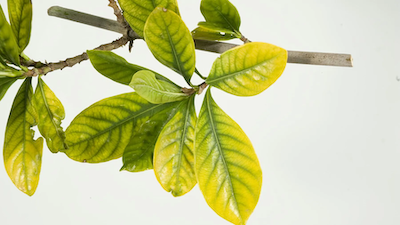
#> input picture app_video_input/plant_leaves.png, 400 x 225 px
$ python multicrop.py
#> lines starting #> are read from the running program, lines starting #| are printed output that depends on the picture; after the words box and inside, x2 and y2 are one past the last pixel; in counts of white or black regions, pixels touching at a corner belong together
import cv2
import numpy as np

# Load the image
image = cv2.imread('plant_leaves.png')
#> image is the input picture: shape (225, 400, 3); mean B, G, R 149.2, 203, 200.3

# Convert the image to grayscale
gray = cv2.cvtColor(image, cv2.COLOR_BGR2GRAY)
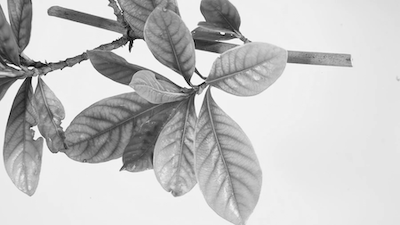
#> gray: shape (225, 400); min 0, max 254, mean 196.1

# Apply thresholding to create a binary image
_, thresh = cv2.threshold(gray, 0, 255, cv2.THRESH_BINARY_INV + cv2.THRESH_OTSU)
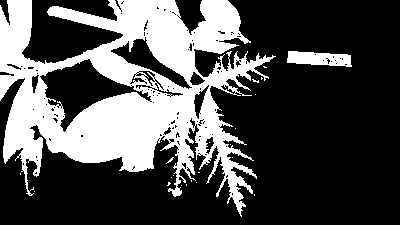
#> thresh: shape (225, 400); 31% white; 23 white regions (21 under 20 px)

# Find contours in the binary image
contours, _ = cv2.findContours(thresh, cv2.RETR_EXTERNAL, cv2.CHAIN_APPROX_SIMPLE)
#> contours = 22 contours, 20 with area under 20; largest, box (x1, y1, x2, y2) and area: (0, 0, 276, 217) 30888, (287, 51, 352, 67) 696

# Iterate through each contour
for i, contour in enumerate(contours):
    # Get the bounding box of the contour
    x, y, w, h = cv2.boundingRect(contour)

    # Crop the leaf from the original image
    leaf = image[y:y+h, x:x+w]

    # Save each leaf as a separate image
    cv2.imwrite(f'leaf_{i}.jpg', leaf)
#> this loop made 22 passes
#> (x, y, w, h, leaf) on passes 2, 3, 5, 8, 9, 12, 14, 15, 16, 17: (34, 191, 1, 1, [[0, 191, 202]]), (181, 185, 1, 1, [[4, 193, 190]]), (196, 182, 1, 1, [[0, 185, 204]]), (171, 177, 1, 1, [[39, 190, 196]]), (173, 175, 1, 1, [[0, 191, 193]]), (232, 157, 1, 1, [[20, 193, 198]]), (230, 144, 1, 1, [[15, 192, 197]]), (161, 141, 1, 1, [[46, 187, 193]]), (235, 128, 1, 1, [[12, 193, 202]]), (255, 94, 1, 1, [[0, 193, 201]])
#> (x, y, w, h) on passes 6, 13, 18, 20, 21, 22: (167, 182, 4, 4), (166, 157, 8, 7), (252, 79, 7, 4), (263, 66, 4, 2), (287, 51, 65, 16), (0, 0, 276, 217)

# Display the original image with bounding boxes around the leaves
for contour in contours:
    x, y, w, h = cv2.boundingRect(contour)
    cv2.rectangle(image, (x, y), (x + w, y + h), (0, 255, 0), 2)
#> this loop made 22 passes
#> (x, y, w, h) on passes 2, 3, 5, 6, 8, 9, 12, 13, 14, 15, 16, 17: (34, 191, 1, 1), (181, 185, 1, 1), (196, 182, 1, 1), (167, 182, 4, 4), (171, 177, 1, 1), (173, 175, 1, 1), (232, 157, 1, 1), (166, 157, 8, 7), (230, 144, 1, 1), (161, 141, 1, 1), (235, 128, 1, 1), (255, 94, 1, 1)
#> (contour, x, y, w, h) on passes 1, 4, 7, 10, 11, 19: ([[254, 194], [254, 195]], 254, 194, 1, 2), ([[186, 184], [186, 185]], 186, 184, 1, 2), ([[191, 180], [191, 181]], 191, 180, 1, 2), ([[20, 173], [20, 174]], 20, 173, 1, 2), ([[198, 172], [199, 172]], 198, 172, 2, 1), ([[261, 77], [261, 79], [262, 78]], 261, 77, 2, 3)
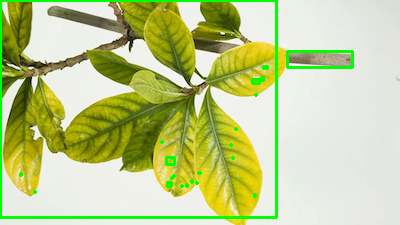
#> image: shape (225, 400, 3); 3.76% of pixels changed, all inside (x1, y1, x2, y2) = (0, 0, 354, 219)

cv2.imshow('Detected Leaves', image)
cv2.waitKey(0)
cv2.destroyAllWindows()
